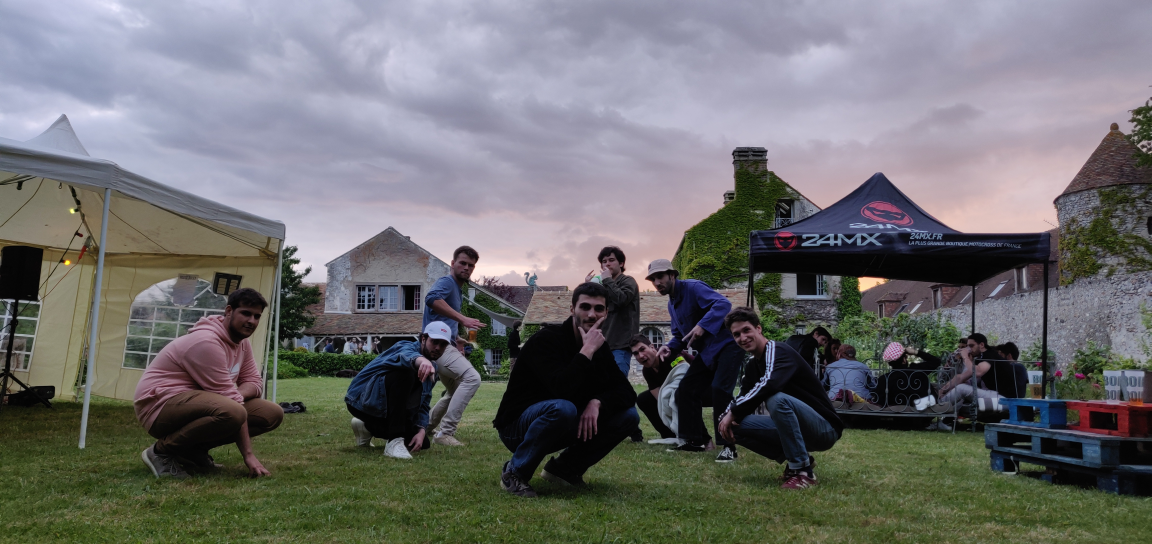
#> input picture 03_numpy/boin.jpg, 4608 x 2176 px (shown at 1/4 size)
$ python ScrapBooker.py
#> lines starting #> are read from the running program, lines starting #| are printed output that depends on the picture
import numpy as np
import time
import matplotlib.pyplot as plt
import matplotlib.image as mpimg

class ScrapBooker():
	def load(self, path):
#> called with path = '../boin.jpg'
		img = mpimg.imread(path)
#> img is the input picture: shape (2176, 4608, 3); mean R, G, B 109, 109, 109.8
		print (f"Loading image of dimensions {img.shape[0]} x {img.shape[1]}")
#| Loading image of dimensions 2176 x 4608
		return (img)

	def display(self, img):
		img_plot = plt.imshow(img)
		return(img_plot)

	def crop(self, array: np.array, dimensions: tuple, position = (0, 0))-> np.array:# -> np.array:
#> called with dimensions = (1800, 1000), position = (900, 2510)
		if (dimensions[0] > array.shape[0] or dimensions[1] > array.shape[1]):
			print (f"Error: Cannot crop with dimensions ({dimensions[0]} x {dimensions[1]}) highger than the image ({array.shape[0]} x {array.shape[1]})")
			exit ()
		else:
			cropped_arr = array[position[0]: position[0] + dimensions[0],
								position[1]: position[1] + dimensions[1]]
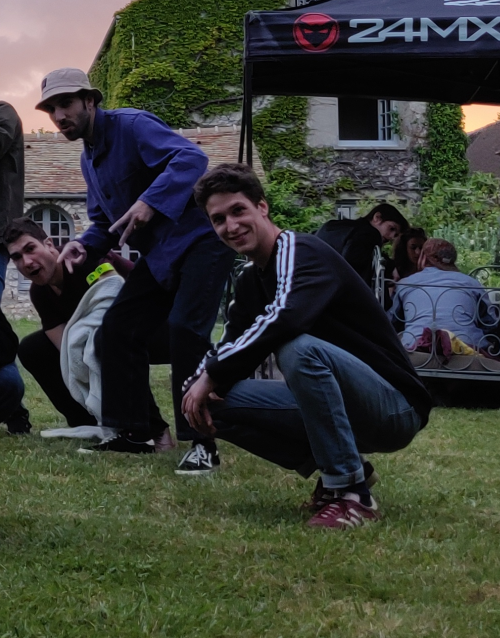
#> cropped_arr: shape (1276, 1000, 3) (shown at 1/2 size); mean R, G, B 57.8, 61.4, 53.5
#> (printed output is left out)
		return cropped_arr

	def thin(self, array: np.array, n: int, axis=0) -> np.array:
#> called with n = 1500, axis = 1
		if axis == 0:
			return array[:, :n]
		elif axis == 1:
			return array[:n, :]
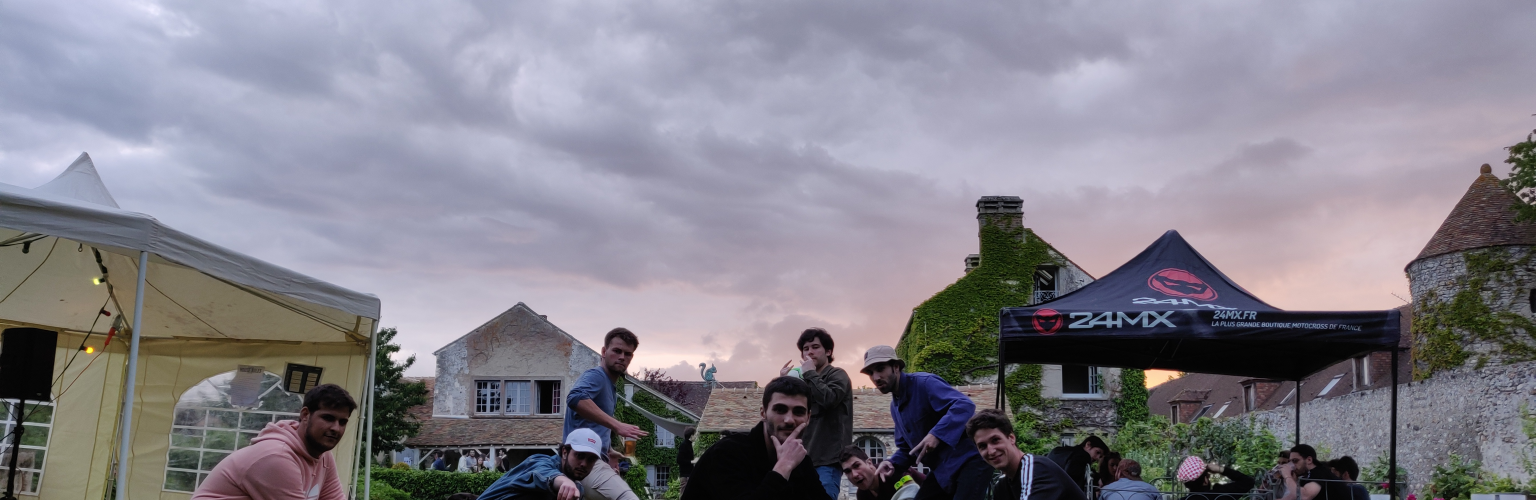
#> returned value: shape (1500, 4608, 3) (shown at 1/3 size); mean of channels 0, 1, 2 132, 129.3, 139.3; drawn as R, G, B

	def juxtapose(self, array: np.array, n: int, axis=0) -> np.array:
		if axis == 0:
			return np.tile(array, (n, 1))
		elif axis == 1:
			return np.tile(array, (1, n))

	def mosaic(self, array: np.array, dimensions: tuple) -> np.array:
		return np.tile(array, dimensions)

# slice : start:stop:step

## for color image : 3D ndarray of tuple (row (height) x column (width) x color (3)).

### TESTS ###
img = ScrapBooker()
arr = img.load("../boin.jpg")
img.display(arr)
plt.show()

print ("crop:")
array = img.crop(arr, (1800, 1000), (900, 2510))
print (array)
plt.imshow(array)
plt.suptitle('crop')
plt.show()

print ("thin:")
array_1 = img.thin(arr, 1500, 1)
print (array_1)
#> (printed output is left out)
plt.imshow(array_1)
plt.suptitle('thin')
plt.show()

print ("juxtapose:")
start = time.time()
arr2 = img.juxtapose(arr, 4, 0)
end = time.time()
print (arr2)
#> (printed output is left out)
print(f"[ exec-time = {end - start:.7f} ms ]")
plt.imshow(arr2)
plt.suptitle('juxtapose')
plt.show()
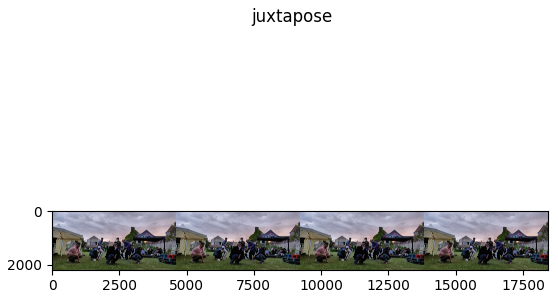
#> figure drawn by matplotlib, 1 panel

print ("mosaic:")
start = time.time()
arr1 = img.mosaic(arr, (3, 3, 1))
end = time.time()
print (arr1.shape)
#| (6528, 13824, 3)
print(f"[ exec-time = {end - start:.7f} ms ]")
img.display(arr1)
plt.suptitle('mosaic')
plt.show()
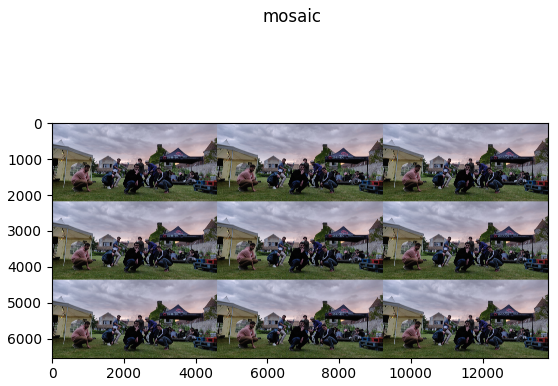
#> figure drawn by matplotlib, 1 panel

# numpy.s_  :  A nicer way to build up index tuples for arrays.
# np.s_[2::2] ->  slice(2, None, 2)
# slice(start, stop, step)
# >>> np.array([0, 1, 2, 3, 4])[np.s_[2::2]]   -> array([2, 4])
